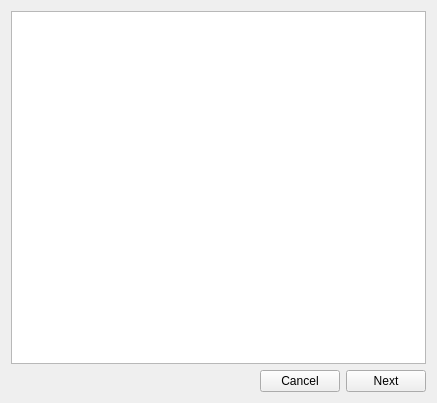
<?xml version="1.0" encoding="UTF-8"?>
<ui version="4.0">
 <class>Generator</class>
 <widget class="QWidget" name="Generator">
  <property name="geometry">
   <rect>
    <x>0</x>
    <y>0</y>
    <width>437</width>
    <height>403</height>
   </rect>
  </property>
  <property name="windowTitle">
   <string>Generation...</string>
  </property>
  <property name="windowIcon">
   <iconset>
    <normaloff>:/textedit/images/finish.png</normaloff>:/textedit/images/finish.png</iconset>
  </property>
  <layout class="QVBoxLayout" name="verticalLayout">
   <item>
    <widget class="QListWidget" name="lwLog"/>
   </item>
   <item>
    <layout class="QHBoxLayout" name="horizontalLayout">
     <item>
      <spacer name="horizontalSpacer">
       <property name="orientation">
        <enum>Qt::Horizontal</enum>
       </property>
       <property name="sizeHint" stdset="0">
        <size>
         <width>40</width>
         <height>20</height>
        </size>
       </property>
      </spacer>
     </item>
     <item>
      <widget class="QPushButton" name="pbCancel">
       <property name="text">
        <string>Cancel</string>
       </property>
       <property name="icon">
        <iconset>
         <normaloff>:/textedit/images/xkill.png</normaloff>:/textedit/images/xkill.png</iconset>
       </property>
      </widget>
     </item>
     <item>
      <widget class="QPushButton" name="pbNext">
       <property name="text">
        <string>Next</string>
       </property>
       <property name="icon">
        <iconset>
         <normaloff>:/textedit/images/forward.png</normaloff>:/textedit/images/forward.png</iconset>
       </property>
      </widget>
     </item>
    </layout>
   </item>
  </layout>
 </widget>
 <resources/>
 <connections/>
</ui>
